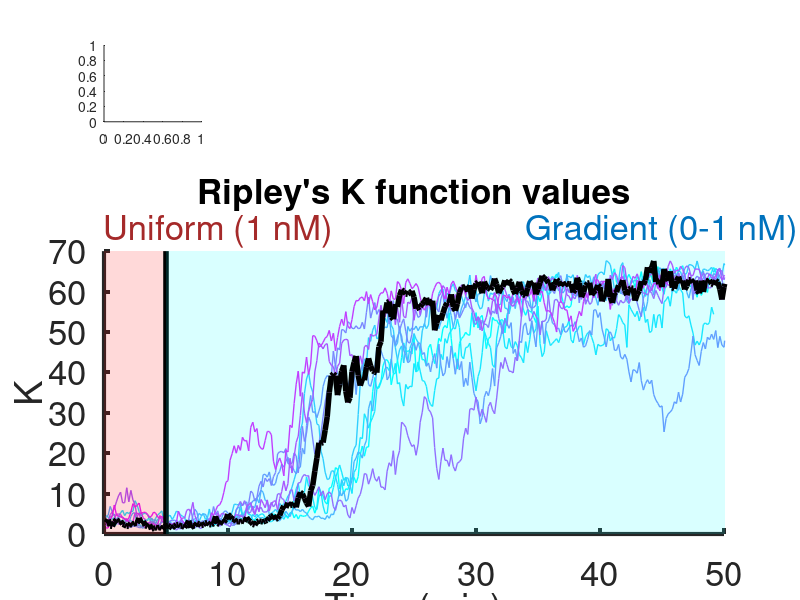

Write MATLAB code to recreate this figure. (Note: this script raises an error after producing the figure.)
% Plot the snapshots of 3D Cdc42-GTP distribution at different time points. 
% Simulations were performed with 1 nM uniform pheromone for the first 5 min 
% and then switched to a 0-1 nM pheromone gradient
load('FigureData/Figure7A3.mat')
seeds = 10;
% Color map for the plots.
cmap = cool(seeds);
% Time in the unit of minutes.
time = (0:10:8000)/60;
figure('units','pixels','position',[300 300 800 700]); 
for j = 1:seeds
    subplot(10,10,41:100); hold on
    % Plot time series of K
    plot(time,K(j,:),'color',cmap(j, :),'linewidth',1)
end
% Mark the time point where uniform pheromone was switched to a pheromone
% gradient.
patch([0,0,300/60,300/60],[0,70,70,0],'r',...
    'edgecolor','r','facealpha',0.15,'edgealpha',0.15)
plot([300/60,300/60],[0,70],'k-','linewidth',4)
patch([8000/60,8000/60,300/60,300/60],[0,70,70,0],'c',...
    'edgecolor','c','facealpha',0.15,'edgealpha',0.15)
ylim([0,70])
xlim([0,50])
xlabel('Time (min)')
ylabel('K')
set(gca,'fontsize',25)
set(gca,'linewidth',3)
text(0,75,'Uniform (1 nM)','fontsize',25,'color','#A52A2A')
text(34,75,'Gradient (0-1 nM)','fontsize',25,'color','#0072BD')
title('Ripley''s K function values','fontsize',25,'position',[25,80])

% Mark one line of K in black and  plotted its snapshots of Cdc42-GTP
% at different time points. 
plot(time,K(10,:),'color','k','linewidth',4)
L = 8.8623; % domain length
load('Coordinates/Figure7A3_coordinates.mat')
r = 2.5;
subplot(10,10,[1,2,11,12])
plot_sphere(x_1,y_1,z_1,r,90,0);
text(0,-0.5,-3.5,'1 min','fontsize',25)

subplot(10,10,[3,4,13,14])
plot_sphere(x_2,y_2,z_2,r,90,0);
text(0,-0.5,-3.5,'9 min','fontsize',25)

subplot(10,10,[5,6,15,16])
plot_sphere(x_3,y_3,z_3,r,90,0);
text(0,-0.5,-3.5,'20 min','fontsize',25)

subplot(10,10,[7,8,17,18])
plot_sphere(x_4,y_4,z_4,r,90,0);
text(0,-0.5,-3.5,'30 min','fontsize',25)

subplot(10,10,[9,10,19,20])
Gaussian_on_a_sphere(0,1)
title('0-1 nM gradient','position',[0,0,1.3])

colormap(turbo)
set_colorbar
